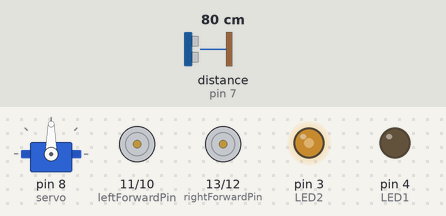
Bench run of a sketch on a simulated Arduino Uno, built with avr-gcc and run on an emulated ATmega328P. Parts: servo, motor-driver pin pairs drawn as motors (green arrow = first pin HIGH = forward, orange = second pin HIGH = backward, longer = more drive, scaled by the enable pin), output pins drawn as LEDs (lit = HIGH). Wiring (inferred from the names in the program): ultrasonic range finder: trigger pin 9; echo pin 7. Dashed ring = blinking. Inputs (shaded band) come from the test bench; at power-on: distance to the obstacle (sensor on pin 7) 80 cm. The echo pulse lasts 58.3 µs per cm; pins used as bus, display or sensor lines are not drawn; what the sketch prints to the serial monitor is not drawn.

Above: at 1.26 s.
1.3 s: distance to the obstacle (sensor on pin 7) set to 120 cm
At 1.9 s:
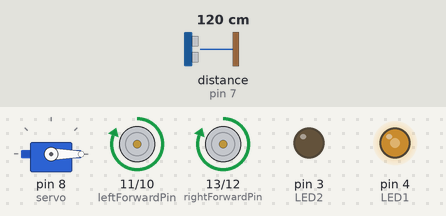
4.3 s: distance to the obstacle (sensor on pin 7) set to 2 cm
At 5.5 s:
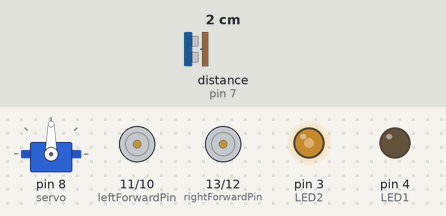
5.8 s: distance to the obstacle (sensor on pin 7) set to 250 cm
At 6.8 s:
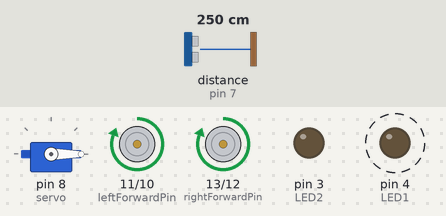
8.8 s: distance to the obstacle (sensor on pin 7) set to 4 cm
At 9.8 s:
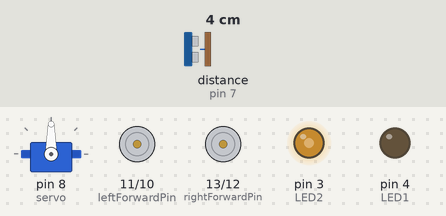
11.8 s: distance to the obstacle (sensor on pin 7) set to 299 cm
At 12.3 s:
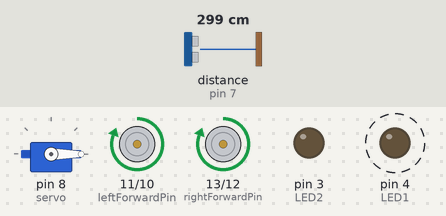
14.8 s: distance to the obstacle (sensor on pin 7) set to 18 cm
At 15.75 s:
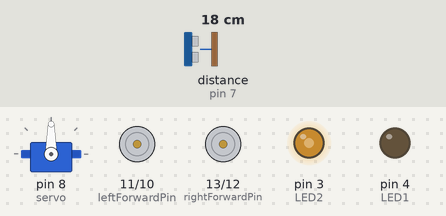
Timing chart, 0 to 18.8 s (numbered marks = the images above; inputs shaded):
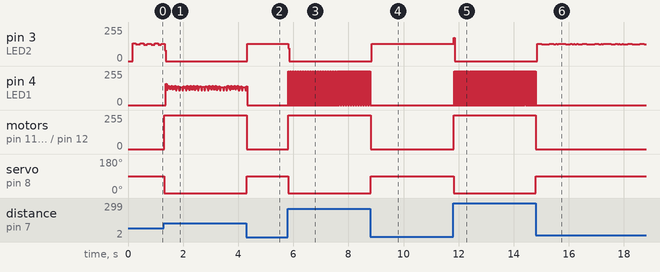

The sketch:

arduino_robot_1.ino
```cpp
#include <Servo.h>
const unsigned long interval = 100;
unsigned long previousTime = 0;
unsigned long currentTime = 0;
unsigned long motorStartTime = 0;
unsigned long ledPreviousTime = 0; // all the values needed to use millis()

const byte rightForwardPin = 13;
const byte rightBackwardPin = 12;
const byte leftForwardPin = 11;
const byte leftBackwardPin = 10;
const byte rightSpeed = 5;
const byte leftSpeed = 6; // motor pins

const byte trigPin = 9;
const byte echoPin = 7; // ultrasonic sensor pins

long duration;
long cm;
const long threshold = 100; // ultrasonic sensor variables

Servo servo; // servo motor

const byte LED1 = 4;
const byte LED2 = 3; // indicator LEDs for danger

bool servoAt90 = false;
bool ledState = false;
bool led2State = false;
bool motorRunning = false; // all the booleans needed for the if statements

void setup() {
  Serial.begin(9600);// beginning serial communication

  pinMode(rightForwardPin, OUTPUT);
  pinMode(rightBackwardPin, OUTPUT);
  pinMode(leftForwardPin, OUTPUT);
  pinMode(leftBackwardPin, OUTPUT);
  pinMode(rightSpeed, OUTPUT);
  pinMode(leftSpeed, OUTPUT); // motor pins

  pinMode(trigPin, OUTPUT);
  pinMode(echoPin, INPUT); // sensor pins

  pinMode(LED1, OUTPUT);
  pinMode(LED2, OUTPUT);

  Serial.print("Distance: ");
  Serial.println(cm);

  servo.attach(8); // Attach the servo to pin 8 instead of pin 9
}

void loop() {
  currentTime = millis(); //making the variable current time hold the value of millis

  sonarSensor(); // UltraSonic sensor logic ( uses delay not to over complicate the function just for 2 to 10 microseconds)

  if (motorRunning && currentTime - motorStartTime >= 2000) {
    stopMotor(); // for control
  }

  if ( cm < threshold){

    stopMotor();       // stopping the motor
    ledF2(); // lighting the red led to indicate some thing is in front of the sensor
    servoTo90(); //turn the servo motor to 90 degrees

  }else{

    ledF1(); // led to indicate a safe passage
    servoTo0(); //return the motor back to the original position
    driveForward(255);  // DC motor will drive forward

  }
}

void driveForward(byte speed) {
    motorRunning = true;
    motorStartTime = currentTime;

    // Turn on motor and activating the forward pins
    digitalWrite(rightForwardPin, HIGH);
    digitalWrite(leftForwardPin, HIGH);
    digitalWrite(rightBackwardPin, LOW);
    digitalWrite(leftBackwardPin, LOW);
    analogWrite(rightSpeed, speed);
    analogWrite(leftSpeed, speed);

}

void driveBackward(byte speed) {
    motorRunning = true;
    motorStartTime = currentTime;

    // turning on the motor the activating the backward pins
    digitalWrite(rightForwardPin, LOW);
    digitalWrite(leftForwardPin, LOW);
    digitalWrite(rightBackwardPin, HIGH);
    digitalWrite(leftBackwardPin, HIGH);
    analogWrite(rightSpeed, speed);
    analogWrite(leftSpeed, speed);

}

void turnLeft(byte right_speed, byte left_speed) {
     motorRunning = true;
     motorStartTime = currentTime;

     // turning on the motor the activating the opposite pins
     digitalWrite(rightForwardPin, LOW);
     digitalWrite(leftForwardPin, HIGH);
     digitalWrite(rightBackwardPin, HIGH);
     digitalWrite(leftBackwardPin, LOW);
     analogWrite(rightSpeed, right_speed);
     analogWrite(leftSpeed, left_speed);

}

void turnRight(byte right_speed, byte left_speed) {
    motorRunning = true;
    motorStartTime = currentTime;

    // turning on the motor the activating the opposite pins (the ones opposite from the turn left function)
    digitalWrite(rightForwardPin, HIGH);
    digitalWrite(leftForwardPin, LOW);
    digitalWrite(rightBackwardPin, LOW);
    digitalWrite(leftBackwardPin, HIGH);
    analogWrite(rightSpeed, right_speed);
    analogWrite(leftSpeed, left_speed);

}

void stopMotor() {
    motorRunning = false;
    motorStartTime = currentTime;

   // turning the motor off and keeping all the pins low
   digitalWrite(rightForwardPin, LOW);
   digitalWrite(rightBackwardPin, LOW);
   digitalWrite(leftForwardPin, LOW);
   digitalWrite(leftBackwardPin, LOW);

}

void sonarSensor(){
  digitalWrite(trigPin, LOW);
  delayMicroseconds(2);
  digitalWrite(trigPin, HIGH);
  digitalWrite(trigPin, LOW);
  delayMicroseconds(10); // releasing a trigger (sound) from the trig pin

  duration = pulseIn(echoPin, HIGH); //reading how long it took the trigger to be released and come back
  cm= duration * 0.034/2; // multiplying the time with the speed of sound then dividing by 2, to get half the distance

}
void ledF2(){

   if (currentTime - ledPreviousTime >= interval){
      previousTime = currentTime;

       // Toggle LED state
     ledState = !ledState;
     digitalWrite(LED2, ledState);
   }

  digitalWrite(LED1, LOW);
}
void ledF1(){
    if (currentTime - ledPreviousTime >= interval){
      previousTime = currentTime;

       // Toggle LED state
     ledState = !ledState;
     digitalWrite(LED1, ledState);
     digitalWrite(LED2, led2State); // trying a different logic to see if there is a difference
     // no difference was detected on the simulation
    }

}

void servoTo90(){
   if (!servoAt90) {
      servo.write(90);        // Only write if needed
      servoAt90 = true;       // Remember it's now at 90
    }
}
void servoTo0(){
   if (servoAt90) {
      servo.write(0);        // Only write if needed
      servoAt90 = false;       // Remember it's now at 0
    }
}
  
```

Measured:
- after the input at 1.3 s, motor on pin 11 (leftForwardPin) / pin 10 (leftBackwardPin), motor on pin 13 (rightForwardPin) / pin 12 (rightBackwardPin): stopped → forward 255/255 at once; servo on pin 8 (servo): 90° → 0° at once
- after the input at 4.3 s, pin 3 (LED2): 0/255 → 128/255 at once; motor on pin 11 (leftForwardPin) / pin 10 (leftBackwardPin), motor on pin 13 (rightForwardPin) / pin 12 (rightBackwardPin): forward 255/255 → stopped at once; servo on pin 8 (servo): 0° → 90° at once
- after the input at 5.8 s, pin 3 (LED2): 128/255 → 0/255 at once; pin 4 (LED1): alternates 255/255 for 0.02 s and 0/255 for 0.02 s, starting at once; motor on pin 11 (leftForwardPin) / pin 10 (leftBackwardPin), motor on pin 13 (rightForwardPin) / pin 12 (rightBackwardPin): stopped → forward 255/255 at once; servo on pin 8 (servo): 90° → 0° at once
- after the input at 8.8 s, pin 3 (LED2): 0/255 → 128/255 after 0.06 s; pin 4 (LED1): stops changing and stays 0/255; motor on pin 11 (leftForwardPin) / pin 10 (leftBackwardPin), motor on pin 13 (rightForwardPin) / pin 12 (rightBackwardPin): forward 255/255 → stopped at once; servo on pin 8 (servo): 0° → 90° at once
- after the input at 11.8 s, pin 3 (LED2): 128/255 → 0/255 at once; pin 4 (LED1): alternates 255/255 for 0.02 s and 0/255 for 0.02 s, starting at once; motor on pin 11 (leftForwardPin) / pin 10 (leftBackwardPin), motor on pin 13 (rightForwardPin) / pin 12 (rightBackwardPin): stopped → forward 255/255 at once; servo on pin 8 (servo): 90° → 0° at once
